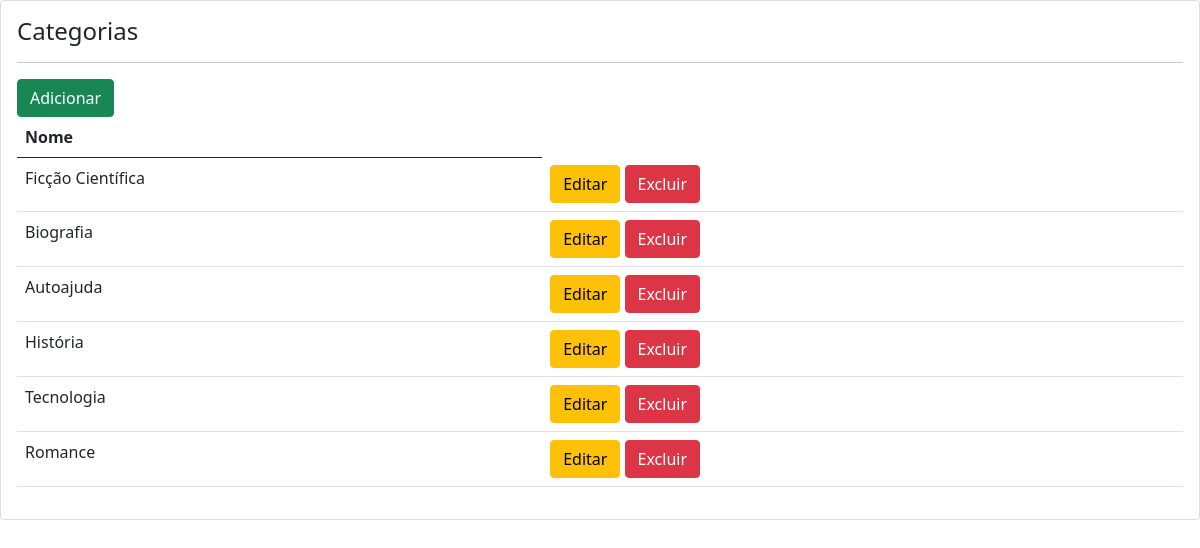
Page /categorias/ on the committed database.
### portal/models.py (models this page shows)
class Categoria(models.Model):
    nome = models.CharField(max_length=255)

### portal/views.py (the view)
# urls.py: path('categorias/', views.categorias, name='categorias'),
def categorias(request):
    categorias = Categoria.objects.all()
    dicCategorias = {
        'categorias': categorias
    }
    return render(request, 'portal/categorias.html', dicCategorias)

### portal/templates/portal/categorias.html
{% extends 'base.html' %}
{% block conteudo %}
    <div class="card">
        <div class="card-body">
            <h4>Categorias</h4>
            <hr>
            <a class="btn btn-success" href="{% url 'categoriaadd' %}">Adicionar</a>
            <table class="table">
                <thead>
                <tr>
                    <th>Nome</th>
                </tr>
                </thead>
                <tbody>
                {% for categoria in categorias %}
                    <tr>
                    <td>{{ categoria.nome }} </td>
                    <td>
                        <a class="btn btn-warning" href="{% url 'categoriaedit' categoria_pk=categoria.id %}">Editar</a>
                        <a class="btn btn-danger" href="{% url 'categoriadelete' categoria_pk=categoria.id %}"
                        onclick="return confirm('Certeza?')">Excluir</a>
                    </td>
                    </tr>
                {% endfor %}
                </tbody>
            </table>
        </div>
    </div>
{% endblock %}

### rows in the picture
Categoria: nome "Ficção Científica"
Categoria: nome "Biografia"
Categoria: nome "Autoajuda"
Categoria: nome "História"
Categoria: nome "Tecnologia"
Categoria: nome "Romance"
